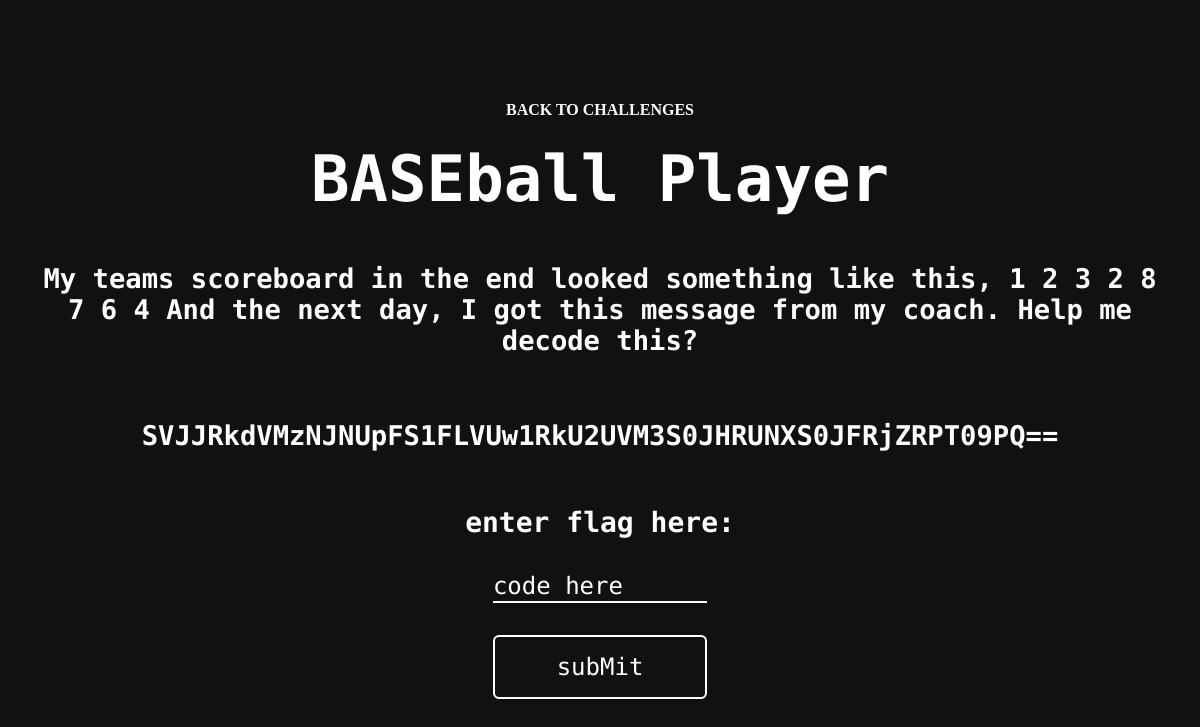
The app's page /baseball/ (signed in) with its own data.
### Main/models.py (models this page shows, shortened)
class Challenges(models.Model):
    title = models.CharField(max_length=255)
    category = models.CharField(max_length=255)
    difficulty = models.CharField(max_length=255)
    points = models.IntegerField()
    description = models.TextField(max_length=1000, default='')
    hint = models.CharField(max_length=255, default='')
    flag = models.CharField(max_length=255, default='DPSS{EMPTY}')
    link = models.CharField(max_length=255, default='dashboard')
    solve_status = models.BooleanField(default=False)
    players_solved = models.ManyToManyField(Player, blank=True, related_name='challenges_solved')

### Main/views.py (the view, shortened to what this page needs)
# urls.py: path('baseball/', views.baseball, name='baseball'),
def baseball(request):
    user = request.user
    if request.method == "GET":
        if not request.user.is_authenticated:
            return redirect('login')
        context = {"challenge": Challenges.objects.get(title="BASEball Player")}
        return render(request, 'main/challenges/baseball.html', context)
    elif request.method == "POST":
        data = request.body

### Main/templates/main/challenges/baseball.html (shortened to what this page needs)
{% extends "main/layout_challenge.html" %}
{% load static %}

### Main/templates/main/layout_Challenge.html (shortened to what this page needs)
{% load static %}
<!doctype html>
<html lang="en">
<head>
    <link rel="stylesheet" href="{% static 'css/layout.css' %}">
    <link rel="stylesheet" href="{% static 'css/chall.css' %}">
</head>
<body>
  <div class="container">
  <div align="left">
  <a href="{% url 'dashboard' %}" > BACK TO CHALLENGES </a>
  </div>
    <h1 style="font-size:4em">{{challenge.title}}</h1>
      <h1>{{challenge.description}}</h1><br>
      <h1>{{challenge.hint}}</h1>
      <form id="key-form">
          <label for="key">enter flag here:</label>
          <input type="text" name="key" id="key" placeholder="code here" />
          <button type="submit">subMit</button>
      </form>
  </div>
</body>
</html>

### Main/static/css/layout.css (style rules this page uses)
* { box-sizing: border-box; padding: 0; margin: 0; background-color: #111111; }

### Main/static/css/chall.css (style rules this page uses)
body { background-color: #111111; }
body, html { height: 100%; }
* { box-sizing: border-box; }
.container { background-color: #111111; font-weight: bold; position: absolute; top: 50%; left: 50%; transform: translate(-50%, -50%); z-index: 2; width: 80%; padding: 20px; text-align: center; }
h1 { color: white; font-family: "Major Mono Display", monospace; padding: 2%; color: #ffffff; width: 100%; text-align: center; font-size: 1.7em; }
#key { border: 0; background-color: #111111; border-bottom: 2px solid #ffffff; color: #ffffff; height: 4vh; width: 70%; font-family: "Major Mono Display", monospace; font-size: 1.5em; margin-bottom: 2rem; }
#key::placeholder { color: #ffffff; }
label { color: #ffffff; font-family: "Major Mono Display", monospace; margin-top: 3vh; font-size: 1.75em; width: 100%; text-align: center; margin-top: 2rem; margin-bottom: 2rem; }
.container { display: flex; flex-direction: column; height: 100vh; width: 100vw; align-items: center; justify-content: center; }
form { display: flex; flex-direction: column; align-items: center; justify-content: center; }
form button { color: #ffffff; border: none; font-size: 1.5em; border: 2px solid #ffffff; background: linear-gradient(to right, #111111 50%, #ffffff 50%); background-size: 200% 100%; background-position:left bottom; font-family: "Major Mono Display", monospace; width: 70%; padding-top: 1rem; padding-bottom: 1rem; border-radius: 6px; transition:all 1s ease; }
a { color: white; text-decoration: none; display: inline-block; border-radius: 0.4rem; align-items: left; }

### records on screen
Challenges: title "BASEball Player", description "My teams scoreboard in the end looked something like this, 1 2 3 2 8 7 6 4 And the next day, I got this message from my coach. Help me decode this?", hint "SVJJRkdVMzNJNUpFS1FLVUw1RkU2UVM3S0JHRUNXS0JFRjZRPT09PQ=="
